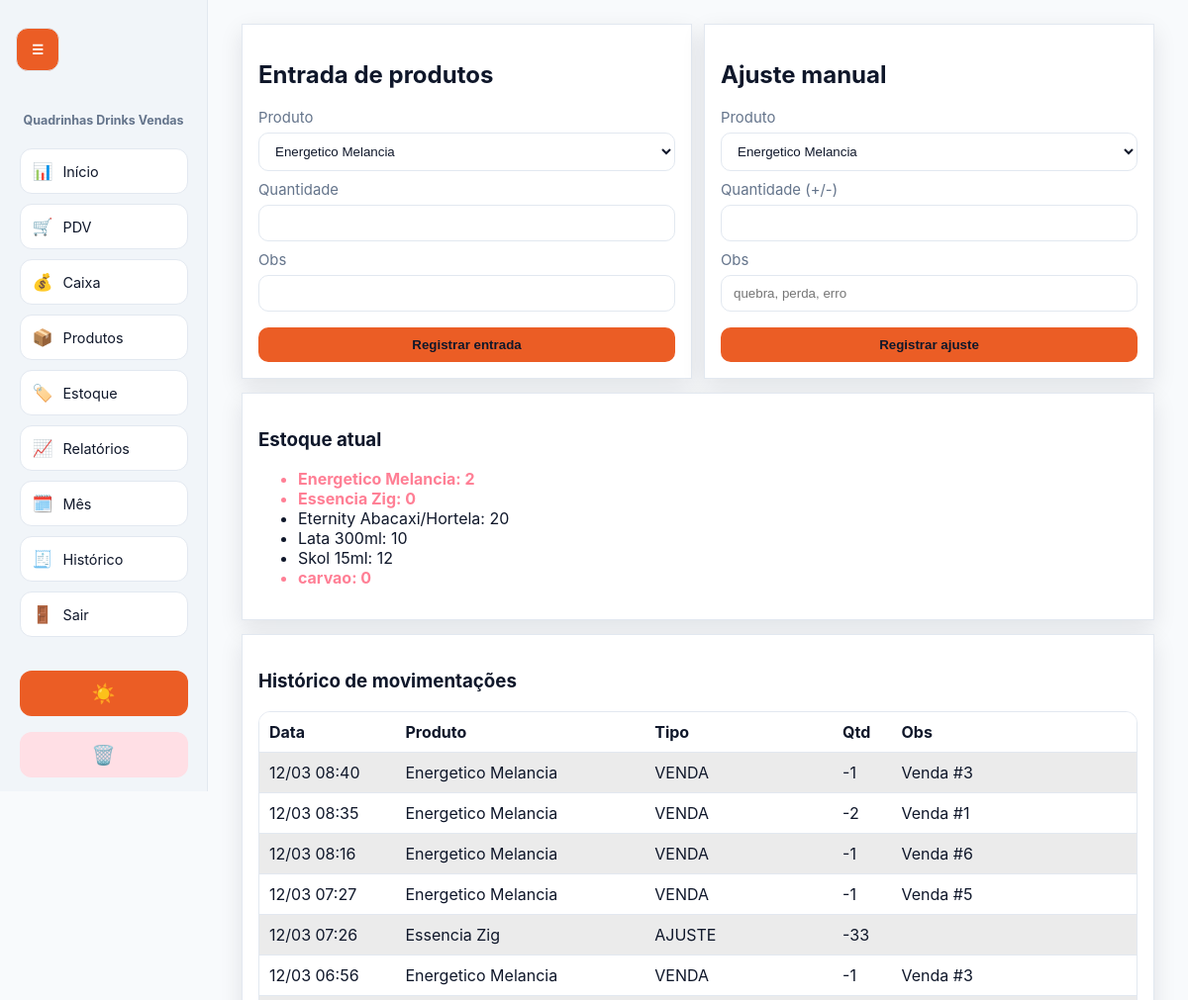
The app's page /stock (signed in, upper part), older data.
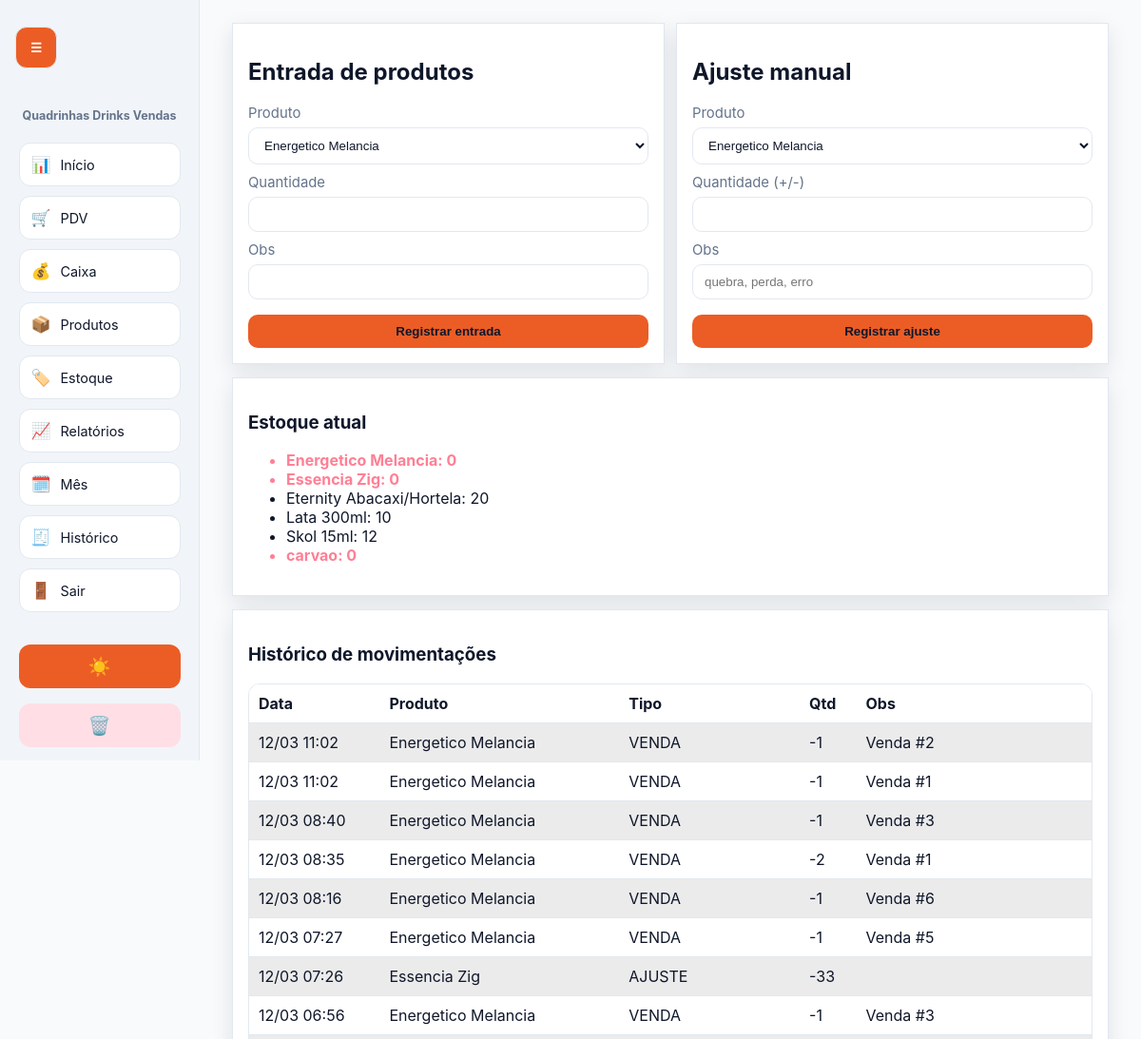
The same page, newer data.
### tables this page shows
CREATE TABLE products (
            id INTEGER PRIMARY KEY AUTOINCREMENT,
            name TEXT NOT NULL,
            category TEXT NOT NULL,
            cost_price REAL NOT NULL,
            sale_price REAL NOT NULL,
            stock_qty INTEGER NOT NULL DEFAULT 0,
            created_at TEXT NOT NULL
        );

CREATE TABLE stock_movements (
            id INTEGER PRIMARY KEY AUTOINCREMENT,
            product_id INTEGER NOT NULL,
            movement_type TEXT NOT NULL,
            quantity INTEGER NOT NULL,
            note TEXT,
            created_at TEXT NOT NULL,
            FOREIGN KEY(product_id) REFERENCES products(id)
        );

### app.py (the view)
@app.route("/stock")
def stock():
    redirect_resp = require_login()
    if redirect_resp:
        return redirect_resp
    db = get_db()
    products = db.execute("SELECT * FROM products ORDER BY name").fetchall()
    movements = db.execute(
        """
        SELECT sm.*, p.name AS product_name FROM stock_movements sm
        JOIN products p ON p.id = sm.product_id
        ORDER BY sm.created_at DESC LIMIT 50
        """
    ).fetchall()
    return render_template("stock.html", products=products, movements=movements, low_threshold=LOW_STOCK_THRESHOLD)

### app.py (called while the page is built)
def get_db() -> sqlite3.Connection:
    if "db" not in g:
        conn = sqlite3.connect(DB_PATH)
        conn.row_factory = sqlite3.Row
        conn.execute("PRAGMA foreign_keys = ON")
        g.db = conn
    return g.db

def require_login():
    if "user_id" not in session:
        flash("Faça login para acessar o sistema.", "warning")
        return redirect(url_for("login"))
    return None

def fmt_dt(value: str | None) -> str:
    if not value:
        return "-"
    try:
        dt = datetime.fromisoformat(value)
        return dt.strftime("%d/%m %H:%M")
    except ValueError:
        return value

def label_movement(value: str | None) -> str:
    if not value:
        return "-"
    return MOVEMENT_LABELS.get(value, value)

@app.context_processor
def inject_branding() -> dict[str, str]:
    return {
        "logo_path": app.config["LOGO_PATH"],
        "favicon_path": app.config["FAVICON_PATH"],
        "asset_version": int(datetime.now().timestamp()) // 3600,
    }

### templates/stock.html
{% extends 'base.html' %}
{% block content %}
<section class="grid two">
<article class="card">
<h2>Entrada de produtos</h2>
<form method="post" action="{{ url_for('stock_entry') }}">
  <label>Produto<select name="product_id">{% for p in products %}<option value="{{ p['id'] }}">{{ p['name'] }}</option>{% endfor %}</select></label>
  <label>Quantidade<input type="number" name="quantity" required></label>
  <label>Obs<input name="note"></label>
  <button>Registrar entrada</button>
</form>
</article>
<article class="card">
<h2>Ajuste manual</h2>
<form method="post" action="{{ url_for('stock_adjust') }}">
  <label>Produto<select name="product_id">{% for p in products %}<option value="{{ p['id'] }}">{{ p['name'] }}</option>{% endfor %}</select></label>
  <label>Quantidade (+/-)<input type="number" name="quantity" required></label>
  <label>Obs<input name="note" placeholder="quebra, perda, erro"></label>
  <button>Registrar ajuste</button>
</form>
</article>
</section>
<section class="card">
<h3>Estoque atual</h3>
<ul>{% for p in products %}<li class="{{ 'low' if p['stock_qty'] <= low_threshold else '' }}">{{ p['name'] }}: {{ p['stock_qty'] }}</li>{% endfor %}</ul>
</section>
<section class="card"><h3>Histórico de movimentações</h3>
<table><tr><th>Data</th><th>Produto</th><th>Tipo</th><th>Qtd</th><th>Obs</th></tr>
{% for m in movements %}<tr><td>{{ m['created_at']|fmt_dt }}</td><td>{{ m['product_name'] }}</td><td>{{ m['movement_type']|label_movement }}</td><td>{{ m['quantity'] }}</td><td>{{ m['note'] }}</td></tr>{% endfor %}
</table>
</section>
{% endblock %}

Row changes from the older to the newer data that the page shows:
changed products "Energetico Melancia": stock_qty "2" → "0"
added stock_movements: created_at|fmt_dt "12/03 11:02", product_name "Energetico Melancia", movement_type|label_movement "VENDA", quantity "-1", note "Venda #2"
added stock_movements: created_at|fmt_dt "12/03 11:02", product_name "Energetico Melancia", movement_type|label_movement "VENDA", quantity "-1", note "Venda #1"
